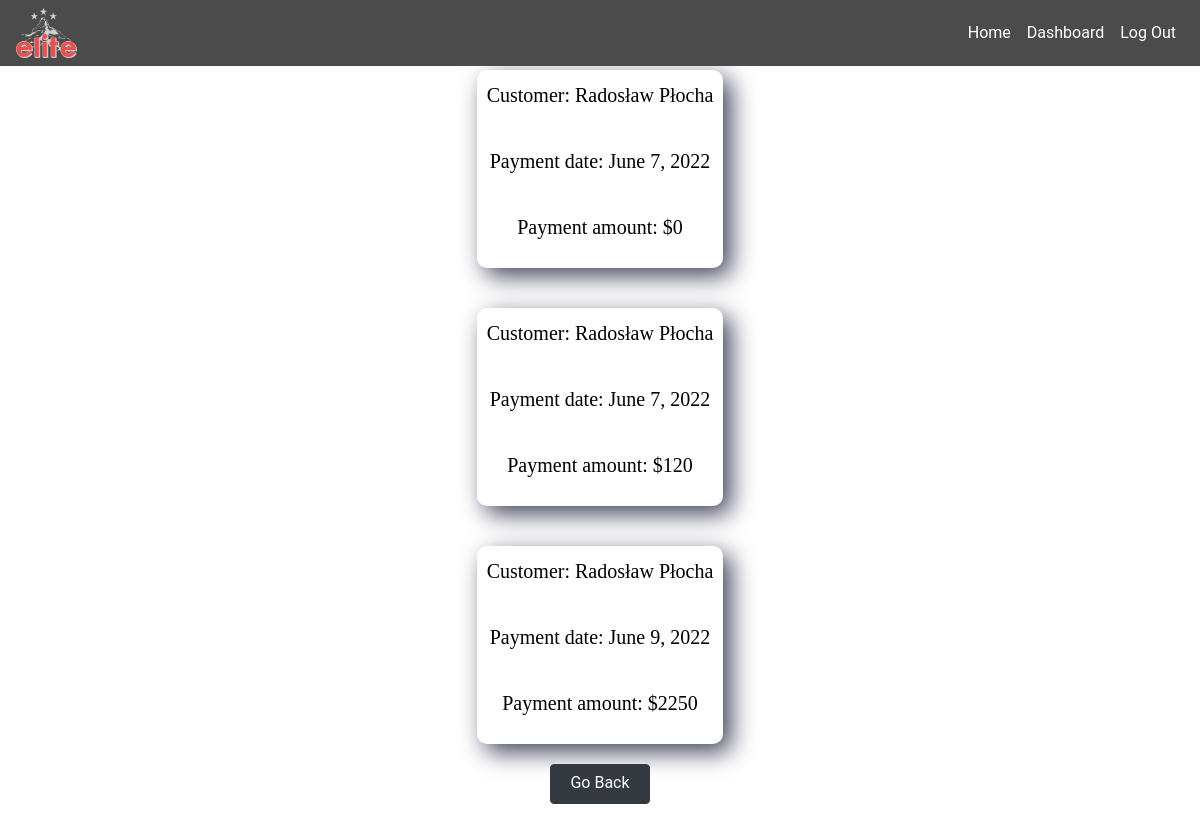
Before: /view_payments/ (signed in) with the older database file.
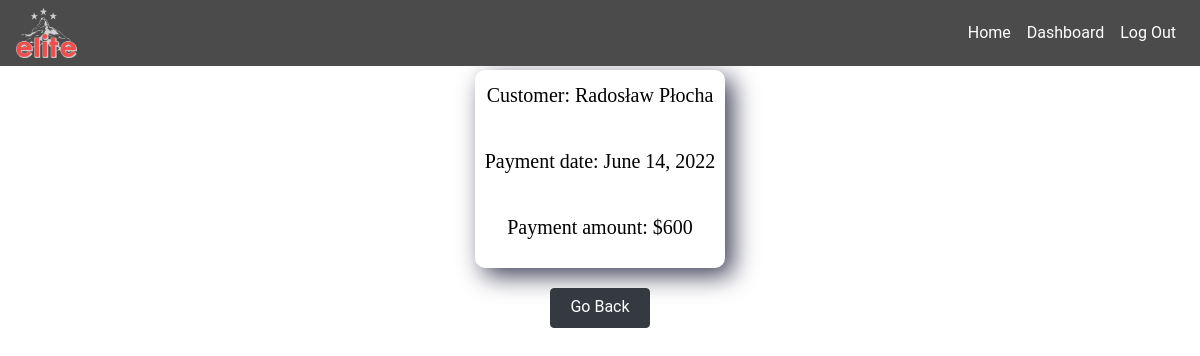
After: the same page with the newer database file.
### booking/models.py (models this page shows, shortened)
class Payment(models.Model):
    date = models.DateField()
    amount = models.IntegerField()
    cc_number = models.CharField(max_length=16, default="4024007161507339")
    cc_expiry = models.CharField(max_length=5, default="04/12")
    cc_code = models.CharField(max_length=3, default="033")
    customer = models.ForeignKey(Customer, on_delete=models.CASCADE)

### accounts/models.py (models this page shows, shortened)
class Customer(models.Model):
    first_name = models.CharField(max_length=30)
    last_name = models.CharField(max_length=30)
    email = models.EmailField()
    phone_number = models.CharField(max_length=9)
    username = models.CharField(max_length=30, null=True)

### booking/views.py (the view)
# urls.py: path("view_payments/", view_payments, name="view_payments"),
@staff_member_required(login_url="hotel:login")
def view_payments(request):
    payments = Payment.objects.all()
    return render(request, "view.html", {"payments": payments, "view_payment": True})

### templates/view.html (shortened to what this page needs)
{% extends "base.html" %}
{% block content %}
{% load static %}
{% load static %}
<link rel="stylesheet" type="text/css" href="{% static 'css/update_nav.css' %}">
<link rel="stylesheet" type="text/css" href="{% static 'css/view.css' %}">
<div class="body">
    <div class="table">
{% if view_payment %}
<div class="table">
    {% for payment in payments%}
    <div style="height:auto;" class="data">
        <p>Customer: {{payment.customer.first_name}} {{payment.customer.last_name}}</p>
        <p>Payment date: {{payment.date}}</p>
        <p>Payment amount: ${{payment.amount}} </p>
    </div>
    {%endfor%}
    {%if payments%}
    <a style="width:100px;height:40px" class="btn btn btn-dark" href="{% url 'booking:dashboard' %}">Go
        Back</a>
    {%else%}
    <a style="width:100px;height:40px;position:absolute;top:50%;left:45%" class="btn btn btn-dark"
        href="{% url 'booking:dashboard' %}">Go
        Back</a>
    {%endif%}
</div>
{%endif%}
</div>
{% endblock %}

Changed rows visible on the page:
removed Payment: customer.first_name "Radosław", customer.last_name "Płocha", date "June 7, 2022", amount "0"
removed Payment: customer.first_name "Radosław", customer.last_name "Płocha", date "June 7, 2022", amount "120"
removed Payment: customer.first_name "Radosław", customer.last_name "Płocha", date "June 9, 2022", amount "2250"
added Payment: customer.first_name "Radosław", customer.last_name "Płocha", date "June 14, 2022", amount "600"
